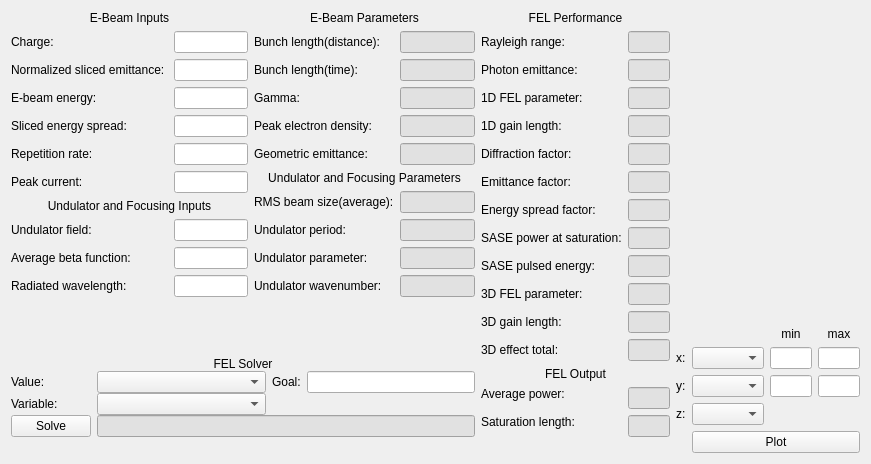
<?xml version="1.0" encoding="UTF-8"?>
<ui version="4.0">
 <class>Form</class>
 <widget class="QWidget" name="Form">
  <property name="geometry">
   <rect>
    <x>0</x>
    <y>0</y>
    <width>871</width>
    <height>464</height>
   </rect>
  </property>
  <property name="windowTitle">
   <string>Form</string>
  </property>
  <layout class="QHBoxLayout" name="horizontalLayout_3">
   <item>
    <layout class="QVBoxLayout" name="verticalLayout_3">
     <item>
      <layout class="QHBoxLayout" name="horizontalLayout_2">
       <item>
        <layout class="QVBoxLayout" name="verticalLayout_2">
         <item>
          <layout class="QHBoxLayout" name="horizontalLayout">
           <item>
            <layout class="QFormLayout" name="formLayout">
             <property name="fieldGrowthPolicy">
              <enum>QFormLayout::AllNonFixedFieldsGrow</enum>
             </property>
             <item row="0" column="0" colspan="2">
              <widget class="QLabel" name="label">
               <property name="text">
                <string>E-Beam Inputs</string>
               </property>
               <property name="alignment">
                <set>Qt::AlignCenter</set>
               </property>
              </widget>
             </item>
             <item row="1" column="0">
              <widget class="QLabel" name="label_2">
               <property name="text">
                <string>Charge:</string>
               </property>
              </widget>
             </item>
             <item row="1" column="1">
              <widget class="QLineEdit" name="charge">
               <property name="toolTip">
                <string>pC</string>
               </property>
              </widget>
             </item>
             <item row="2" column="0">
              <widget class="QLabel" name="label_3">
               <property name="text">
                <string>Normalized sliced emittance: </string>
               </property>
              </widget>
             </item>
             <item row="2" column="1">
              <widget class="QLineEdit" name="slicemit">
               <property name="toolTip">
                <string>mm-mrad</string>
               </property>
              </widget>
             </item>
             <item row="3" column="0">
              <widget class="QLabel" name="label_4">
               <property name="text">
                <string>E-beam energy:</string>
               </property>
              </widget>
             </item>
             <item row="3" column="1">
              <widget class="QLineEdit" name="ebeamenergy">
               <property name="toolTip">
                <string>MeV</string>
               </property>
              </widget>
             </item>
             <item row="4" column="0">
              <widget class="QLabel" name="label_5">
               <property name="text">
                <string>Sliced energy spread:</string>
               </property>
              </widget>
             </item>
             <item row="4" column="1">
              <widget class="QLineEdit" name="energyspread">
               <property name="toolTip">
                <string>%</string>
               </property>
              </widget>
             </item>
             <item row="5" column="0">
              <widget class="QLabel" name="label_7">
               <property name="text">
                <string>Repetition rate:</string>
               </property>
              </widget>
             </item>
             <item row="5" column="1">
              <widget class="QLineEdit" name="reprate"/>
             </item>
             <item row="6" column="0">
              <widget class="QLabel" name="label_17">
               <property name="text">
                <string>Peak current:</string>
               </property>
              </widget>
             </item>
             <item row="6" column="1">
              <widget class="QLineEdit" name="peakamp">
               <property name="toolTip">
                <string>A</string>
               </property>
               <property name="styleSheet">
                <string notr="true"/>
               </property>
               <property name="readOnly">
                <bool>false</bool>
               </property>
              </widget>
             </item>
             <item row="7" column="0" colspan="2">
              <widget class="QLabel" name="label_8">
               <property name="sizePolicy">
                <sizepolicy hsizetype="Preferred" vsizetype="Maximum">
                 <horstretch>0</horstretch>
                 <verstretch>0</verstretch>
                </sizepolicy>
               </property>
               <property name="text">
                <string>Undulator and Focusing Inputs</string>
               </property>
               <property name="alignment">
                <set>Qt::AlignCenter</set>
               </property>
              </widget>
             </item>
             <item row="8" column="0">
              <widget class="QLabel" name="label_10">
               <property name="text">
                <string>Undulator field:</string>
               </property>
              </widget>
             </item>
             <item row="8" column="1">
              <widget class="QLineEdit" name="ufield">
               <property name="toolTip">
                <string>T</string>
               </property>
              </widget>
             </item>
             <item row="9" column="0">
              <widget class="QLabel" name="label_11">
               <property name="text">
                <string>Average beta function:</string>
               </property>
              </widget>
             </item>
             <item row="9" column="1">
              <widget class="QLineEdit" name="beta">
               <property name="toolTip">
                <string>m</string>
               </property>
              </widget>
             </item>
             <item row="10" column="0">
              <widget class="QLabel" name="label_24">
               <property name="text">
                <string>Radiated wavelength:</string>
               </property>
              </widget>
             </item>
             <item row="10" column="1">
              <widget class="QLineEdit" name="radiatedwavelength">
               <property name="toolTip">
                <string>nm</string>
               </property>
               <property name="styleSheet">
                <string notr="true"/>
               </property>
               <property name="readOnly">
                <bool>false</bool>
               </property>
              </widget>
             </item>
            </layout>
           </item>
           <item>
            <layout class="QFormLayout" name="formLayout_3">
             <item row="1" column="0">
              <widget class="QLabel" name="label_13">
               <property name="text">
                <string>Bunch length(distance):</string>
               </property>
              </widget>
             </item>
             <item row="1" column="1">
              <widget class="QLineEdit" name="bunlen">
               <property name="toolTip">
                <string>FWHM</string>
               </property>
               <property name="styleSheet">
                <string notr="true">background-color: rgb(225, 225, 225);</string>
               </property>
               <property name="readOnly">
                <bool>true</bool>
               </property>
              </widget>
             </item>
             <item row="3" column="0">
              <widget class="QLabel" name="label_14">
               <property name="text">
                <string>Gamma:</string>
               </property>
              </widget>
             </item>
             <item row="3" column="1">
              <widget class="QLineEdit" name="gamma">
               <property name="styleSheet">
                <string notr="true">background-color: rgb(225, 225, 225);</string>
               </property>
               <property name="readOnly">
                <bool>true</bool>
               </property>
              </widget>
             </item>
             <item row="4" column="0">
              <widget class="QLabel" name="label_15">
               <property name="text">
                <string>Peak electron density:</string>
               </property>
              </widget>
             </item>
             <item row="4" column="1">
              <widget class="QLineEdit" name="edensity">
               <property name="toolTip">
                <string>1/m^3</string>
               </property>
               <property name="styleSheet">
                <string notr="true">background-color: rgb(225, 225, 225);</string>
               </property>
               <property name="readOnly">
                <bool>true</bool>
               </property>
              </widget>
             </item>
             <item row="5" column="0">
              <widget class="QLabel" name="label_16">
               <property name="text">
                <string>Geometric emittance:</string>
               </property>
              </widget>
             </item>
             <item row="5" column="1">
              <widget class="QLineEdit" name="geoemit">
               <property name="toolTip">
                <string>nm</string>
               </property>
               <property name="styleSheet">
                <string notr="true">background-color: rgb(225, 225, 225);</string>
               </property>
               <property name="readOnly">
                <bool>true</bool>
               </property>
              </widget>
             </item>
             <item row="2" column="0">
              <widget class="QLabel" name="label_6">
               <property name="text">
                <string>Bunch length(time):</string>
               </property>
              </widget>
             </item>
             <item row="2" column="1">
              <widget class="QLineEdit" name="bunchlen">
               <property name="toolTip">
                <string>FWHM</string>
               </property>
               <property name="styleSheet">
                <string notr="true">background-color: rgb(225, 225, 225);</string>
               </property>
               <property name="readOnly">
                <bool>true</bool>
               </property>
              </widget>
             </item>
             <item row="6" column="0" colspan="2">
              <widget class="QLabel" name="label_18">
               <property name="text">
                <string>Undulator and Focusing Parameters</string>
               </property>
               <property name="alignment">
                <set>Qt::AlignCenter</set>
               </property>
              </widget>
             </item>
             <item row="7" column="0">
              <widget class="QLabel" name="label_19">
               <property name="text">
                <string>RMS beam size(average):</string>
               </property>
              </widget>
             </item>
             <item row="7" column="1">
              <widget class="QLineEdit" name="rmssize">
               <property name="toolTip">
                <string>um</string>
               </property>
               <property name="styleSheet">
                <string notr="true">background-color: rgb(225, 225, 225);</string>
               </property>
               <property name="readOnly">
                <bool>true</bool>
               </property>
              </widget>
             </item>
             <item row="8" column="0">
              <widget class="QLabel" name="label_9">
               <property name="text">
                <string>Undulator period:</string>
               </property>
              </widget>
             </item>
             <item row="8" column="1">
              <widget class="QLineEdit" name="uperiod">
               <property name="toolTip">
                <string>mm</string>
               </property>
               <property name="styleSheet">
                <string notr="true">background-color: rgb(225, 225, 225);</string>
               </property>
               <property name="readOnly">
                <bool>true</bool>
               </property>
              </widget>
             </item>
             <item row="9" column="0">
              <widget class="QLabel" name="label_20">
               <property name="text">
                <string>Undulator parameter:</string>
               </property>
              </widget>
             </item>
             <item row="9" column="1">
              <widget class="QLineEdit" name="uparam">
               <property name="styleSheet">
                <string notr="true">background-color: rgb(225, 225, 225);</string>
               </property>
               <property name="readOnly">
                <bool>true</bool>
               </property>
              </widget>
             </item>
             <item row="10" column="0">
              <widget class="QLabel" name="label_21">
               <property name="text">
                <string>Undulator wavenumber:</string>
               </property>
              </widget>
             </item>
             <item row="10" column="1">
              <widget class="QLineEdit" name="uwave">
               <property name="toolTip">
                <string>1/m</string>
               </property>
               <property name="styleSheet">
                <string notr="true">background-color: rgb(225, 225, 225);</string>
               </property>
               <property name="readOnly">
                <bool>true</bool>
               </property>
              </widget>
             </item>
             <item row="0" column="0" colspan="2">
              <widget class="QLabel" name="label_12">
               <property name="text">
                <string>E-Beam Parameters</string>
               </property>
               <property name="alignment">
                <set>Qt::AlignCenter</set>
               </property>
              </widget>
             </item>
            </layout>
           </item>
          </layout>
         </item>
         <item>
          <layout class="QGridLayout" name="gridLayout_4">
           <property name="verticalSpacing">
            <number>0</number>
           </property>
           <item row="0" column="1" colspan="4">
            <widget class="QLabel" name="label_45">
             <property name="sizePolicy">
              <sizepolicy hsizetype="Preferred" vsizetype="Maximum">
               <horstretch>0</horstretch>
               <verstretch>0</verstretch>
              </sizepolicy>
             </property>
             <property name="text">
              <string>FEL Solver</string>
             </property>
             <property name="alignment">
              <set>Qt::AlignBottom|Qt::AlignHCenter</set>
             </property>
            </widget>
           </item>
           <item row="3" column="2" colspan="3">
            <widget class="QLineEdit" name="solverResult">
             <property name="sizePolicy">
              <sizepolicy hsizetype="Expanding" vsizetype="Maximum">
               <horstretch>0</horstretch>
               <verstretch>0</verstretch>
              </sizepolicy>
             </property>
             <property name="styleSheet">
              <string notr="true">background-color: rgb(225, 225, 225);</string>
             </property>
             <property name="text">
              <string/>
             </property>
             <property name="readOnly">
              <bool>true</bool>
             </property>
            </widget>
           </item>
           <item row="2" column="1">
            <widget class="QLabel" name="label_48">
             <property name="sizePolicy">
              <sizepolicy hsizetype="Maximum" vsizetype="Maximum">
               <horstretch>0</horstretch>
               <verstretch>0</verstretch>
              </sizepolicy>
             </property>
             <property name="text">
              <string>Variable:</string>
             </property>
            </widget>
           </item>
           <item row="1" column="2">
            <widget class="QComboBox" name="target">
             <property name="sizePolicy">
              <sizepolicy hsizetype="Minimum" vsizetype="Maximum">
               <horstretch>0</horstretch>
               <verstretch>0</verstretch>
              </sizepolicy>
             </property>
            </widget>
           </item>
           <item row="1" column="3">
            <widget class="QLabel" name="label_47">
             <property name="sizePolicy">
              <sizepolicy hsizetype="Maximum" vsizetype="Maximum">
               <horstretch>0</horstretch>
               <verstretch>0</verstretch>
              </sizepolicy>
             </property>
             <property name="text">
              <string>Goal:</string>
             </property>
            </widget>
           </item>
           <item row="1" column="4">
            <widget class="QLineEdit" name="lineEdit">
             <property name="sizePolicy">
              <sizepolicy hsizetype="Minimum" vsizetype="Maximum">
               <horstretch>0</horstretch>
               <verstretch>0</verstretch>
              </sizepolicy>
             </property>
            </widget>
           </item>
           <item row="3" column="1">
            <widget class="QPushButton" name="solve">
             <property name="sizePolicy">
              <sizepolicy hsizetype="Minimum" vsizetype="Maximum">
               <horstretch>0</horstretch>
               <verstretch>0</verstretch>
              </sizepolicy>
             </property>
             <property name="text">
              <string>Solve</string>
             </property>
            </widget>
           </item>
           <item row="1" column="1">
            <widget class="QLabel" name="label_46">
             <property name="sizePolicy">
              <sizepolicy hsizetype="Maximum" vsizetype="Maximum">
               <horstretch>0</horstretch>
               <verstretch>0</verstretch>
              </sizepolicy>
             </property>
             <property name="text">
              <string>Value:</string>
             </property>
            </widget>
           </item>
           <item row="2" column="2">
            <widget class="QComboBox" name="vary">
             <property name="sizePolicy">
              <sizepolicy hsizetype="Minimum" vsizetype="Maximum">
               <horstretch>0</horstretch>
               <verstretch>0</verstretch>
              </sizepolicy>
             </property>
            </widget>
           </item>
          </layout>
         </item>
        </layout>
       </item>
       <item>
        <layout class="QFormLayout" name="formLayout_6">
         <item row="1" column="0">
          <widget class="QLabel" name="label_27">
           <property name="text">
            <string>Rayleigh range:</string>
           </property>
          </widget>
         </item>
         <item row="1" column="1">
          <widget class="QLineEdit" name="raleigh">
           <property name="toolTip">
            <string>cm</string>
           </property>
           <property name="styleSheet">
            <string notr="true">background-color: rgb(225, 225, 225);</string>
           </property>
           <property name="readOnly">
            <bool>true</bool>
           </property>
          </widget>
         </item>
         <item row="2" column="0">
          <widget class="QLabel" name="label_28">
           <property name="text">
            <string>Photon emittance:</string>
           </property>
          </widget>
         </item>
         <item row="2" column="1">
          <widget class="QLineEdit" name="photonemit">
           <property name="toolTip">
            <string>nm</string>
           </property>
           <property name="styleSheet">
            <string notr="true">background-color: rgb(225, 225, 225);</string>
           </property>
           <property name="readOnly">
            <bool>true</bool>
           </property>
          </widget>
         </item>
         <item row="3" column="0">
          <widget class="QLabel" name="label_29">
           <property name="text">
            <string>1D FEL parameter:</string>
           </property>
          </widget>
         </item>
         <item row="3" column="1">
          <widget class="QLineEdit" name="fel_1d">
           <property name="styleSheet">
            <string notr="true">background-color: rgb(225, 225, 225);</string>
           </property>
           <property name="readOnly">
            <bool>true</bool>
           </property>
          </widget>
         </item>
         <item row="4" column="0">
          <widget class="QLabel" name="label_30">
           <property name="text">
            <string>1D gain length:</string>
           </property>
          </widget>
         </item>
         <item row="4" column="1">
          <widget class="QLineEdit" name="gain_1d">
           <property name="toolTip">
            <string>cm</string>
           </property>
           <property name="styleSheet">
            <string notr="true">background-color: rgb(225, 225, 225);</string>
           </property>
           <property name="readOnly">
            <bool>true</bool>
           </property>
          </widget>
         </item>
         <item row="5" column="0">
          <widget class="QLabel" name="label_31">
           <property name="text">
            <string>Diffraction factor:</string>
           </property>
          </widget>
         </item>
         <item row="5" column="1">
          <widget class="QLineEdit" name="dfactor">
           <property name="styleSheet">
            <string notr="true">background-color: rgb(225, 225, 225);</string>
           </property>
           <property name="readOnly">
            <bool>true</bool>
           </property>
          </widget>
         </item>
         <item row="6" column="0">
          <widget class="QLabel" name="label_32">
           <property name="text">
            <string>Emittance factor:</string>
           </property>
          </widget>
         </item>
         <item row="6" column="1">
          <widget class="QLineEdit" name="efactor">
           <property name="styleSheet">
            <string notr="true">background-color: rgb(225, 225, 225);</string>
           </property>
           <property name="readOnly">
            <bool>true</bool>
           </property>
          </widget>
         </item>
         <item row="7" column="0">
          <widget class="QLabel" name="label_33">
           <property name="text">
            <string>Energy spread factor:</string>
           </property>
          </widget>
         </item>
         <item row="7" column="1">
          <widget class="QLineEdit" name="espreadfactor">
           <property name="styleSheet">
            <string notr="true">background-color: rgb(225, 225, 225);</string>
           </property>
           <property name="readOnly">
            <bool>true</bool>
           </property>
          </widget>
         </item>
         <item row="8" column="0">
          <widget class="QLabel" name="label_37">
           <property name="text">
            <string>SASE power at saturation:</string>
           </property>
          </widget>
         </item>
         <item row="8" column="1">
          <widget class="QLineEdit" name="sasepower">
           <property name="toolTip">
            <string>GW</string>
           </property>
           <property name="styleSheet">
            <string notr="true">background-color: rgb(225, 225, 225);</string>
           </property>
           <property name="readOnly">
            <bool>true</bool>
           </property>
          </widget>
         </item>
         <item row="9" column="0">
          <widget class="QLabel" name="label_38">
           <property name="text">
            <string>SASE pulsed energy:</string>
           </property>
          </widget>
         </item>
         <item row="9" column="1">
          <widget class="QLineEdit" name="saseenergy">
           <property name="toolTip">
            <string>mJ</string>
           </property>
           <property name="styleSheet">
            <string notr="true">background-color: rgb(225, 225, 225);</string>
           </property>
           <property name="readOnly">
            <bool>true</bool>
           </property>
          </widget>
         </item>
         <item row="10" column="0">
          <widget class="QLabel" name="label_34">
           <property name="text">
            <string>3D FEL parameter:</string>
           </property>
          </widget>
         </item>
         <item row="10" column="1">
          <widget class="QLineEdit" name="threedfel">
           <property name="styleSheet">
            <string notr="true">background-color: rgb(225, 225, 225);</string>
           </property>
           <property name="readOnly">
            <bool>true</bool>
           </property>
          </widget>
         </item>
         <item row="11" column="0">
          <widget class="QLabel" name="label_35">
           <property name="text">
            <string>3D gain length:</string>
           </property>
          </widget>
         </item>
         <item row="11" column="1">
          <widget class="QLineEdit" name="gain_3d">
           <property name="toolTip">
            <string>cm</string>
           </property>
           <property name="styleSheet">
            <string notr="true">background-color: rgb(225, 225, 225);</string>
           </property>
           <property name="readOnly">
            <bool>true</bool>
           </property>
          </widget>
         </item>
         <item row="12" column="0">
          <widget class="QLabel" name="label_36">
           <property name="text">
            <string>3D effect total:</string>
           </property>
          </widget>
         </item>
         <item row="12" column="1">
          <widget class="QLineEdit" name="total">
           <property name="styleSheet">
            <string notr="true">background-color: rgb(225, 225, 225);</string>
           </property>
           <property name="readOnly">
            <bool>true</bool>
           </property>
          </widget>
         </item>
         <item row="0" column="0" colspan="2">
          <widget class="QLabel" name="label_26">
           <property name="text">
            <string>FEL Performance</string>
           </property>
           <property name="alignment">
            <set>Qt::AlignCenter</set>
           </property>
          </widget>
         </item>
         <item row="13" column="0" colspan="2">
          <widget class="QLabel" name="label_22">
           <property name="sizePolicy">
            <sizepolicy hsizetype="Preferred" vsizetype="Maximum">
             <horstretch>0</horstretch>
             <verstretch>0</verstretch>
            </sizepolicy>
           </property>
           <property name="text">
            <string>FEL Output</string>
           </property>
           <property name="alignment">
            <set>Qt::AlignCenter</set>
           </property>
          </widget>
         </item>
         <item row="14" column="0">
          <widget class="QLabel" name="label_23">
           <property name="sizePolicy">
            <sizepolicy hsizetype="Preferred" vsizetype="Maximum">
             <horstretch>0</horstretch>
             <verstretch>0</verstretch>
            </sizepolicy>
           </property>
           <property name="text">
            <string>Average power:</string>
           </property>
          </widget>
         </item>
         <item row="14" column="1">
          <widget class="QLineEdit" name="averagepower">
           <property name="toolTip">
            <string>W</string>
           </property>
           <property name="styleSheet">
            <string notr="true">background-color: rgb(225, 225, 225);</string>
           </property>
           <property name="readOnly">
            <bool>true</bool>
           </property>
          </widget>
         </item>
         <item row="15" column="0">
          <widget class="QLabel" name="label_25">
           <property name="sizePolicy">
            <sizepolicy hsizetype="Preferred" vsizetype="Maximum">
             <horstretch>0</horstretch>
             <verstretch>0</verstretch>
            </sizepolicy>
           </property>
           <property name="text">
            <string>Saturation length:</string>
           </property>
          </widget>
         </item>
         <item row="15" column="1">
          <widget class="QLineEdit" name="saturation">
           <property name="toolTip">
            <string>m</string>
           </property>
           <property name="styleSheet">
            <string notr="true">background-color: rgb(225, 225, 225);</string>
           </property>
           <property name="readOnly">
            <bool>true</bool>
           </property>
          </widget>
         </item>
        </layout>
       </item>
      </layout>
     </item>
     <item>
      <spacer name="verticalSpacer">
       <property name="orientation">
        <enum>Qt::Vertical</enum>
       </property>
       <property name="sizeHint" stdset="0">
        <size>
         <width>20</width>
         <height>40</height>
        </size>
       </property>
      </spacer>
     </item>
    </layout>
   </item>
   <item>
    <layout class="QVBoxLayout" name="verticalLayout">
     <item>
      <widget class="matplotlibWidget" name="plotWidget" native="true"/>
     </item>
     <item>
      <layout class="QGridLayout" name="gridLayout_2">
       <item row="3" column="2">
        <widget class="QLineEdit" name="ymin"/>
       </item>
       <item row="3" column="0">
        <widget class="QLabel" name="label_41">
         <property name="text">
          <string>y:</string>
         </property>
        </widget>
       </item>
       <item row="4" column="0">
        <widget class="QLabel" name="label_42">
         <property name="text">
          <string>z:</string>
         </property>
        </widget>
       </item>
       <item row="4" column="1">
        <widget class="QComboBox" name="z">
         <property name="sizeAdjustPolicy">
          <enum>QComboBox::AdjustToContentsOnFirstShow</enum>
         </property>
        </widget>
       </item>
       <item row="3" column="3">
        <widget class="QLineEdit" name="ymax"/>
       </item>
       <item row="3" column="1">
        <widget class="QComboBox" name="y"/>
       </item>
       <item row="1" column="3">
        <widget class="QLineEdit" name="xmax"/>
       </item>
       <item row="1" column="0">
        <widget class="QLabel" name="label_40">
         <property name="text">
          <string>x:</string>
         </property>
        </widget>
       </item>
       <item row="1" column="1">
        <widget class="QComboBox" name="x"/>
       </item>
       <item row="1" column="2">
        <widget class="QLineEdit" name="xmin"/>
       </item>
       <item row="0" column="2">
        <widget class="QLabel" name="label_43">
         <property name="sizePolicy">
          <sizepolicy hsizetype="Preferred" vsizetype="Maximum">
           <horstretch>0</horstretch>
           <verstretch>0</verstretch>
          </sizepolicy>
         </property>
         <property name="text">
          <string>min</string>
         </property>
         <property name="alignment">
          <set>Qt::AlignBottom|Qt::AlignHCenter</set>
         </property>
        </widget>
       </item>
       <item row="0" column="3">
        <widget class="QLabel" name="label_44">
         <property name="sizePolicy">
          <sizepolicy hsizetype="Preferred" vsizetype="Maximum">
           <horstretch>0</horstretch>
           <verstretch>0</verstretch>
          </sizepolicy>
         </property>
         <property name="text">
          <string>max</string>
         </property>
         <property name="alignment">
          <set>Qt::AlignBottom|Qt::AlignHCenter</set>
         </property>
        </widget>
       </item>
       <item row="5" column="1" colspan="3">
        <widget class="QPushButton" name="plotButton">
         <property name="text">
          <string>Plot</string>
         </property>
        </widget>
       </item>
      </layout>
     </item>
    </layout>
   </item>
  </layout>
 </widget>
 <customwidgets>
  <customwidget>
   <class>matplotlibWidget</class>
   <extends>QWidget</extends>
   <header>radtrack/ui/matplotlibwidget.h</header>
   <container>1</container>
  </customwidget>
 </customwidgets>
 <tabstops>
  <tabstop>charge</tabstop>
  <tabstop>slicemit</tabstop>
  <tabstop>ebeamenergy</tabstop>
  <tabstop>energyspread</tabstop>
  <tabstop>reprate</tabstop>
  <tabstop>peakamp</tabstop>
  <tabstop>ufield</tabstop>
  <tabstop>beta</tabstop>
  <tabstop>radiatedwavelength</tabstop>
  <tabstop>bunlen</tabstop>
  <tabstop>bunchlen</tabstop>
  <tabstop>gamma</tabstop>
  <tabstop>edensity</tabstop>
  <tabstop>geoemit</tabstop>
  <tabstop>rmssize</tabstop>
  <tabstop>uperiod</tabstop>
  <tabstop>uparam</tabstop>
  <tabstop>uwave</tabstop>
  <tabstop>raleigh</tabstop>
  <tabstop>photonemit</tabstop>
  <tabstop>fel_1d</tabstop>
  <tabstop>gain_1d</tabstop>
  <tabstop>dfactor</tabstop>
  <tabstop>efactor</tabstop>
  <tabstop>espreadfactor</tabstop>
  <tabstop>sasepower</tabstop>
  <tabstop>saseenergy</tabstop>
  <tabstop>threedfel</tabstop>
  <tabstop>gain_3d</tabstop>
  <tabstop>total</tabstop>
  <tabstop>averagepower</tabstop>
  <tabstop>saturation</tabstop>
  <tabstop>x</tabstop>
  <tabstop>xmin</tabstop>
  <tabstop>xmax</tabstop>
  <tabstop>y</tabstop>
  <tabstop>ymin</tabstop>
  <tabstop>ymax</tabstop>
  <tabstop>z</tabstop>
  <tabstop>plotButton</tabstop>
  <tabstop>target</tabstop>
  <tabstop>lineEdit</tabstop>
  <tabstop>vary</tabstop>
  <tabstop>solve</tabstop>
  <tabstop>solverResult</tabstop>
 </tabstops>
 <resources/>
 <connections/>
</ui>
